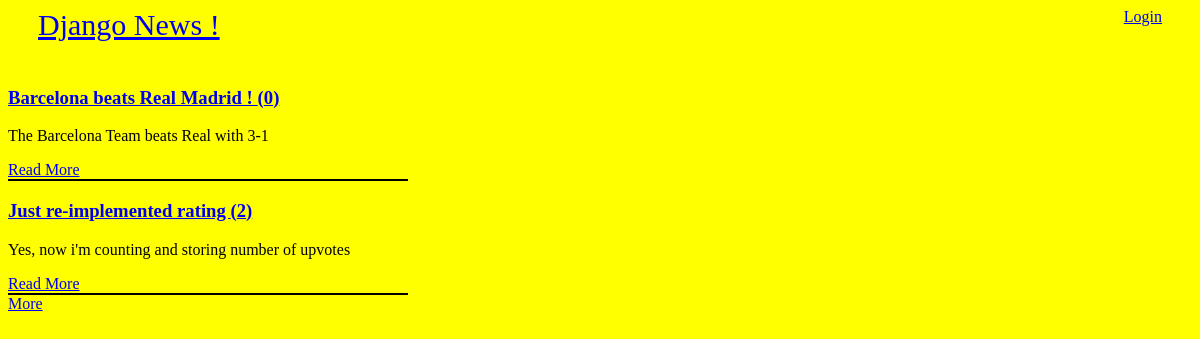
The app's page /topics/, older data.
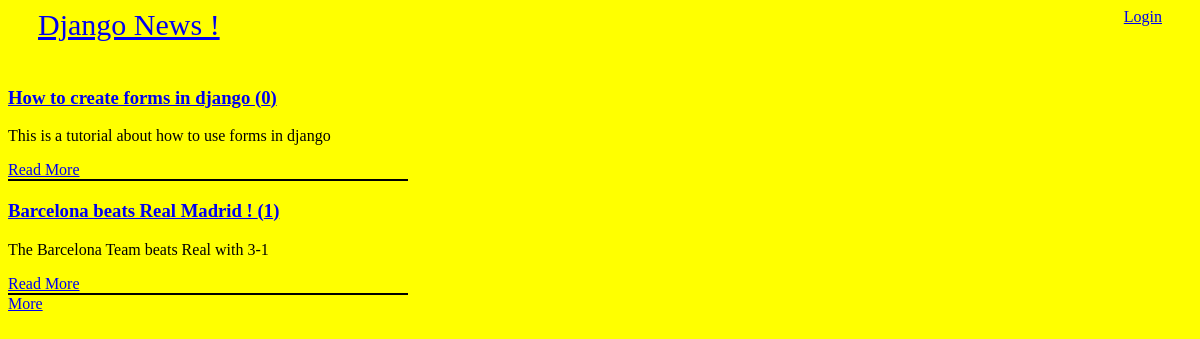
The same page, newer data.
### topics/models.py (models this page shows, shortened)
class Topic(models.Model):
    published_at = models.DateTimeField(blank=False, null=False,  default=timezone.now())
    title = models.CharField(blank=False, null=False, max_length=100)
    slug = models.CharField(blank=False, null=False, max_length=100)
    content = models.TextField(blank=False, null=False)
    author = models.ForeignKey(User, on_delete=models.CASCADE, verbose_name='author of the Topic')
    nbr_upvotes = models.IntegerField(blank=False, null=False, default=0)
    class Meta:
        db_table = 'topics'
        ordering = ['-published_at']

### topics/views.py (the view)
# urls.py: path('', views.list_topics, name='list_topics'),
def list_topics(request):
    sorting_type = request.GET.get('sort', 'recent')
    if sorting_type == 'recent' or (sorting_type != 'recent' and sorting_type != 'rated') :
        topic_list = Topic.objects.all()
    else:
        topic_list = Topic.objects.order_by('-nbr_upvotes')
    paginator = Paginator(topic_list, 2)
    page = request.GET.get('page')
    topics = paginator.get_page(page)
    return render(request, 'topics/list.html', {'topics': topics})

### djangonews/templates/topics/list.html (shortened to what this page needs)
{% extends 'base.html' %}
{% block content %}
{% for t in topics %}
    <div class="topic-block">
        <article>
            <h3><a href="{% url 'detail_topic' slug=t.slug %}">{{ t.title }} ({{ t.comments.count }})</a></h3>
            <p> {{ t.content }}</p>
            <div>
                <a href="{% url 'detail_topic' slug=t.slug %}">Read More</a>
            </div>
        </article>
        <span class="line"></span>
    </div>
{% endfor %}
    <div class="pagination">
       {% if topics.has_next %}
        <a href="?page={{ topics.next_page_number }}">More</a>
       {% else %}
        <a href="?page={{ topics.previous_page_number }}">Previous</a>
       {% endif %}
    </div>
{% endblock %}

### djangonews/templates/base.html (shortened to what this page needs)
{% load staticfiles %}
<!DOCTYPE>
<html>
    <head>
        <link href="{% static 'topics/styles/main.css' %}" rel="stylesheet">
    </head>
    <body>
        <header class="base_header">
            <div class="logo">
                <a href="{% url 'site_index' %}">Django News !</a>
            </div>
            <div class="profile">
                {% if user.is_authenticated %}
                    <span>Welcome {{ user.get_username }} ! </span>
                    <a href="{% url 'add_topic' %}">Add a Topic</a>
                    <a href="{% url 'user_logout' %}">Logout</a>
                {% else %}
                    <a href="{% url 'user_login' %}">Login</a>
                {% endif %}
            </div>
        </header>
        <main>
            {% block content %}
            {% endblock %}
        </main>
    </body>
</html>

### topics/static/topics/styles/main.css (style rules this page uses)
body { background-color: yellow; }
header.base_header { height: 60px; }
header.base_header .logo { display: inline-block; float: left; font-size: 30px; margin-left: 30px; }
header.base_header .profile { display: inline-block; float: right; margin-right: 30px; }
.topic-block .line { display: block; width: 400px; height: 2px; background-color: black; }

Row changes from the older to the newer data that the page shows:
no longer on this page (row unchanged): Topic: title "Just re-implemented rating", comments.count "2", content "Yes, now i'm counting and storing number of upvotes"
added Topic: title "How to create forms in django", comments.count "0", content "This is a tutorial about how to use forms in django"
changed Topic "Barcelona beats Real Madrid !": comments.count "0" → "1"
